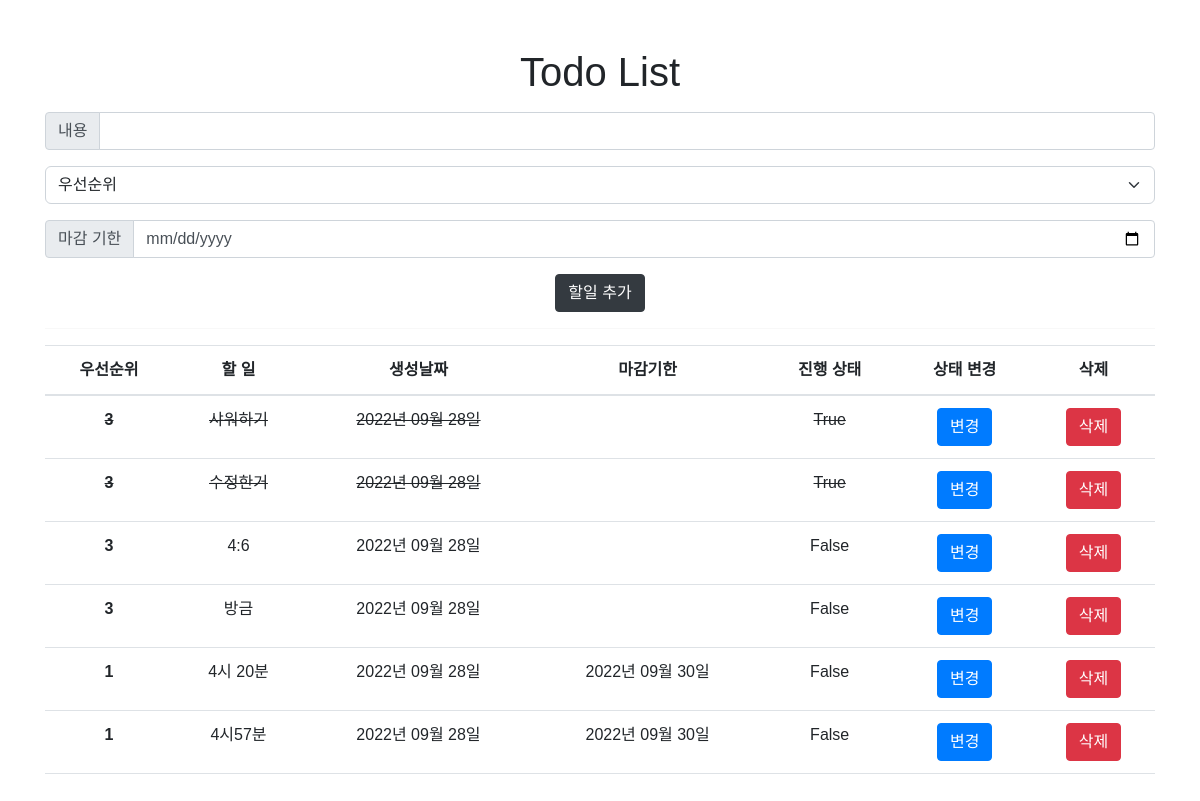
The page / on the database its author committed.
### todo/models.py (models this page shows)
class Todo(models.Model):
    content = models.CharField(max_length=80)
    completed = models.BooleanField(default=False)
    priority = models.IntegerField(default=3)
    created_at = models.DateField(auto_now_add=True)
    deadline = models.DateField(null=True)

### todo/views.py (the view)
# urls.py: path("", views.index, name="index"),
def index(request):
    todos = Todo.objects.order_by("id")
    context = {
        "todos": todos,
    }
    return render(request, "todo/index.html", context)

### todo/templates/todo/index.html (shortened to what this page needs)
{% extends 'base.html' %}
{% block content %}
<div class="container my-5 text-center">
  <h1>Todo List</h1>
  <form action="{% url 'todo:create' %}" class="mt-3">
    <div class="input-group mb-3">
      <span class="input-group-text" id="basic-addon1">내용</span>
      <input type="text" class="form-control" name="content" maxlength="10" aria-label="Username"
        aria-describedby="basic-addon1">
    </div>
    <select class="form-select mb-3" name="priority" aria-label="Default select example">
      <option selected>우선순위</option>
    </select>
    <div class="input-group mb-3">
      <span class="input-group-text" id="basic-addon1">마감 기한</span>
      <input type="date" class="form-control" name="deadline" aria-label="Username" aria-describedby="basic-addon1">
    </div>
    <button type="submit" class="btn btn-dark">할일 추가</button>
  </form>
  <hr>
  <table class="table">
    <thead>
      <tr>
        <th scope="col">우선순위</th>
        <th scope="col">할 일</th>
        <th scope="col">생성날짜</th>
        <th scope="col">마감기한</th>
        <th scope="col">진행 상태</th>
        <th scope="col">상태 변경</th>
        <th scope="col">삭제</th>
      </tr>
    </thead>
    <tbody>
      {% for todo in todos %}
      {% if todo.completed == False %}
      <tr>
        <th scope="row">{{ todo.priority }}</th>
        <td>{{ todo.content }}</td>
        <td>{{ todo.created_at|date:"Y년 m월 d일" }}</td>
        <td>{{ todo.deadline|date:"Y년 m월 d일" }}</td>
        <td>{{ todo.completed }}</td>
        <td><button type="button" class="btn btn-primary"
            onclick="location.href='{% url 'todo:modify' todo.pk %}' ">변경</button></td>
        <td><button type="button" class="btn btn-danger"
            onclick="location.href='{% url 'todo:delete' todo.pk %}' ">삭제</button></td>
      </tr>
      {% endif %}
      {% if todo.completed == True %}
      <tr>
        <th scope="row" class="text-decoration-line-through">{{ todo.priority }}</th>
        <td class="text-decoration-line-through">{{ todo.content }}</td>
        <td class="text-decoration-line-through">{{ todo.created_at|date:"Y년 m월 d일" }}</td>
        <td class="text-decoration-line-through">{{ todo.deadline|date:"Y년 m월 d일" }}</td>
        <td class="text-decoration-line-through">{{ todo.completed }}</td>
        <td><button type="button" class="btn btn-primary"
            onclick="location.href='{% url 'todo:modify' todo.pk %}' ">변경</button></td>
        <td><button type="button" class="btn btn-danger"
            onclick="location.href='{% url 'todo:delete' todo.pk %}' ">삭제</button></td>
      </tr>
      {% endif %}
      {% endfor %}
    </tbody>
  </table>
</div>
{% endblock content %}

### templates/base.html (shortened to what this page needs)
<!DOCTYPE html>
<html lang="en">
<head>
    <link href="https://cdn.jsdelivr.net/npm/bootstrap@5.2.0/dist/css/bootstrap.min.css" rel="stylesheet"
>
    <link rel="stylesheet" href="https://stackpath.bootstrapcdn.com/bootstrap/4.2.1/css/bootstrap.min.css"
>
</head>
<body>
    {% block content %}
    {% endblock content %}
</body>
</html>

### templates/base.html (style rules this page uses)
* { font-family: 'Noto Sans KR', sans-serif; }

### rows shown on the page
Todo: priority "3", content "샤워하기", created_at "2022년 09월 28일", completed "True"
Todo: priority "3", content "수정한거", created_at "2022년 09월 28일", completed "True"
Todo: priority "3", content "4:6", created_at "2022년 09월 28일", completed "False"
Todo: priority "3", content "방금", created_at "2022년 09월 28일", completed "False"
Todo: priority "1", content "4시 20분", created_at "2022년 09월 28일", deadline "2022년 09월 30일", completed "False"
Todo: priority "1", content "4시57분", created_at "2022년 09월 28일", deadline "2022년 09월 30일", completed "False"
